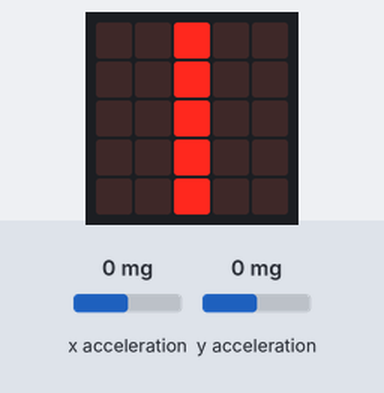
Bench run of a program on a simulated BBC micro:bit (MakeCode). Shown: the board's 5×5 LED display. The test bench sets the inputs (shaded band); at power-on: x acceleration 0 mg, y acceleration 0 mg.

Above: at 0.6 s.
1.3 s: x acceleration set to -1440 mg
At 2.2 s:
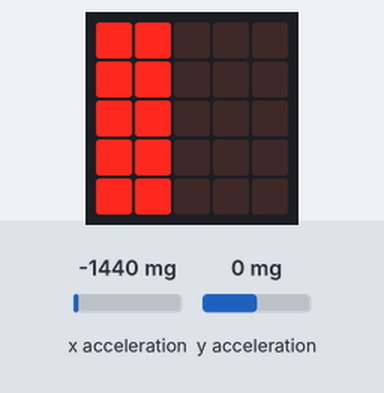
4.3 s: y acceleration set to -1440 mg
At 5.0 s:
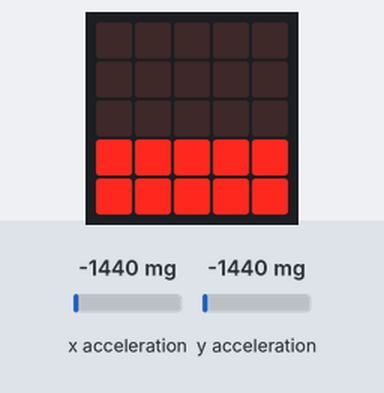
7.3 s: x acceleration set to -111 mg
9.6 s: x acceleration set to -90 mg
At 10.2 s:
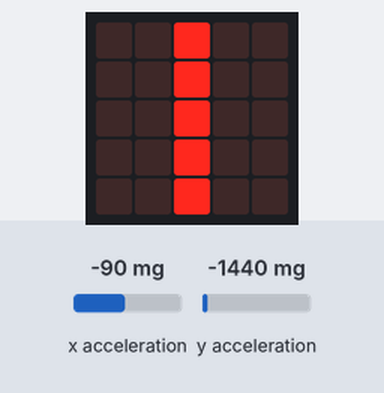
12.6 s: x acceleration set to 750 mg
At 13.4 s:
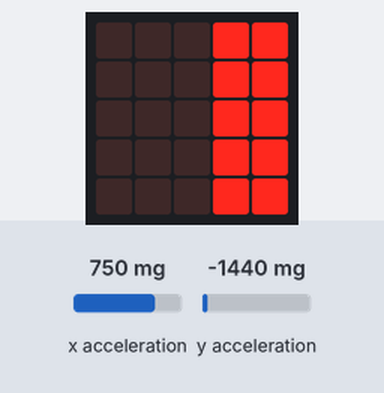
15.6 s: x acceleration set to -750 mg
At 16.6 s:
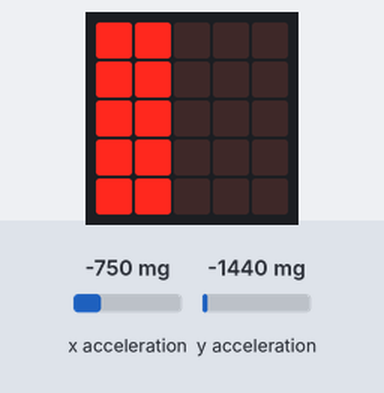
Timing chart, 0 to 18.6 s (numbered marks = the images above; inputs shaded):
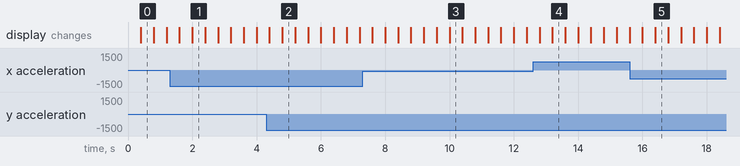

The program:

main.ts
```typescript
basic.forever(function () {
    if (input.acceleration(Dimension.Y) < -100) {
        basic.showLeds(`
            . . . . .
            . . . . .
            . . . . .
            # # # # #
            # # # # #
            `)
    } else if (input.acceleration(Dimension.Y) > -100) {
        basic.showLeds(`
            # # # # #
            # # # # #
            . . . . .
            . . . . .
            . . . . .
            `)
    } else {
        basic.showLeds(`
            . . . . .
            . . . . .
            # # # # #
            . . . . .
            . . . . .
            `)
    }
})
basic.forever(function () {
    if (input.acceleration(Dimension.X) < -100) {
        basic.showLeds(`
            # # . . .
            # # . . .
            # # . . .
            # # . . .
            # # . . .
            `)
    } else if (input.acceleration(Dimension.X) > 100) {
        basic.showLeds(`
            . . . # #
            . . . # #
            . . . # #
            . . . # #
            . . . # #
            `)
    } else {
        basic.showLeds(`
            . . # . .
            . . # . .
            . . # . .
            . . # . .
            . . # . .
            `)
    }
})
```

test.ts
```typescript
// 在這裡測試；當此封包作為擴充功能時，將不會編譯此內容。
```

Measured:
- the behaviour switches between -101 and -100 mg on x acceleration (found by bisection; images 2 and 3)
- after the input at 1.3 s, the display: first differs from a run without the input after 0.70 s (image 1)
- after the input at 4.3 s, the display: first differs from a run without the input after 0.50 s (image 2)
- after the input at 9.6 s, the display: first differs from a run without the input after 0.40 s (image 3)
- after the input at 12.6 s, the display: first differs from a run without the input after 0.60 s (image 4)
- after the input at 15.6 s, the display: first differs from a run without the input after 0.80 s (image 5)
- what the display in image 0 shows lasts 0.4 s, from 0.4 s to 0.8 s
